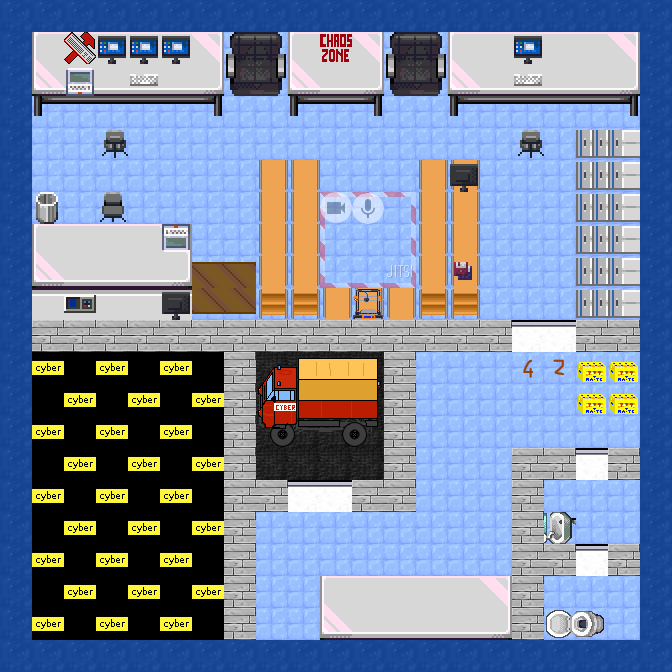

This game map was drawn from its Tiled (.tmx) file and the tilesets committed beside it. A one-line description and the trimmed map source follow:
An orthogonal 21x21 tile map with 32x32 px tiles, 6 tile layers (start, exit, jitsi, floor, ...), 7 tilesets.

<map version="1.8" tiledversion="1.8.4" orientation="orthogonal" renderorder="right-down" width="21" height="21" tilewidth="32" tileheight="32" infinite="0" nextlayerid="8" nextobjectid="1">
 <editorsettings>
  <export target="main.json" format="json" />
 </editorsettings>
 <tileset firstgid="1" name="floortileset" tilewidth="32" tileheight="32" tilecount="64" columns="8">
  <image source="floortileset.png" width="256" height="256" />
  <tile id="43">
   <properties>
    <property name="collides" type="bool" value="true" />
   </properties>
  </tile>
 </tileset>
 <tileset firstgid="65" name="chaos_zone_shared" tilewidth="32" tileheight="32" tilecount="2048" columns="32">
  <image source="chaos_zone_shared.png" width="1024" height="2048" />
  <tile id="705">
   <properties>
    <property name="collides" type="bool" value="true" />
   </properties>
  </tile>
 </tileset>
 <tileset firstgid="2113" name="haus_a" tilewidth="32" tileheight="32" tilecount="2048" columns="32">
  <image source="haus_a.png" width="1024" height="2048" />
  <tile id="160">
   <properties>
    <property name="collides" type="bool" value="true" />
   </properties>
  </tile>
 </tileset>
 <tileset firstgid="4161" name="doors" tilewidth="32" tileheight="32" tilecount="1024" columns="16">
  <image source="doors.png" width="512" height="2048" />
 </tileset>
 <tileset firstgid="5185" name="tilesets_deviant_milkian_1" tilewidth="32" tileheight="32" tilecount="256" columns="16">
  <image source="tilesets_deviant_milkian_1.png" width="512" height="512" />
  <tile id="62">
   <properties>
    <property name="collides" type="bool" value="true" />
   </properties>
  </tile>
  <tile id="78">
   <properties>
    <property name="collides" type="bool" value="true" />
   </properties>
  </tile>
  <tile id="96">
   <properties>
    <property name="collides" type="bool" value="true" />
   </properties>
  </tile>
  <tile id="120">
   <properties>
    <property name="collides" type="bool" value="true" />
   </properties>
  </tile>
  <tile id="121">
   <properties>
    <property name="collides" type="bool" value="true" />
   </properties>
  </tile>
  <tile id="128">
   <properties>
    <property name="collides" type="bool" value="true" />
   </properties>
  </tile>
  <tile id="129">
   <properties>
    <property name="collides" type="bool" value="true" />
   </properties>
  </tile>
  <tile id="130">
   <properties>
    <property name="collides" type="bool" value="true" />
   </properties>
  </tile>
  <tile id="131">
   <properties>
    <property name="collides" type="bool" value="true" />
   </properties>
  </tile>
  <tile id="136">
   <properties>
    <property name="collides" type="bool" value="true" />
   </properties>
  </tile>
  <tile id="137">
   <properties>
    <property name="collides" type="bool" value="true" />
   </properties>
  </tile>
  <tile id="144">
   <properties>
    <property name="collides" type="bool" value="true" />
   </properties>
  </tile>
  <tile id="145">
   <properties>
    <property name="collides" type="bool" value="true" />
   </properties>
  </tile>
  <tile id="146">
   <properties>
    <property name="collides" type="bool" value="true" />
   </properties>
  </tile>
  <tile id="147">
   <properties>
    <property name="collides" type="bool" value="true" />
   </properties>
  </tile>
  <tile id="152">
   <properties>
    <property name="collides" type="bool" value="true" />
   </properties>
  </tile>
  <tile id="153">
   <properties>
    <property name="collides" type="bool" value="true" />
   </properties>
  </tile>
  <tile id="154">
   <properties>
    <property name="collides" type="bool" value="true" />
   </properties>
  </tile>
  <tile id="155">
   <properties>
    <property name="collides" type="bool" value="true" />
   </properties>
  </tile>
  <tile id="156">
   <properties>
    <property name="collides" type="bool" value="true" />
   </properties>
  </tile>
  <tile id="157">
   <properties>
    <property name="collides" type="bool" value="true" />
   </properties>
  </tile>
  <tile id="160">
   <properties>
    <property name="collides" type="bool" value="true" />
   </properties>
  </tile>
  <tile id="168">
   <properties>
    <property name="collides" type="bool" value="true" />
   </properties>
  </tile>
  <tile id="169">
   <properties>
    <property name="collides" type="bool" value="true" />
   </properties>
  </tile>
  <tile id="170">
   <properties>
    <property name="collides" type="bool" value="true" />
   </properties>
  </tile>
  <tile id="212">
   <properties>
    <property name="collides" type="bool" value="true" />
   </properties>
  </tile>
  <tile id="216">
   <properties>
    <property name="collides" type="bool" value="true" />
   </properties>
  </tile>
  <tile id="228">
   <properties>
    <property name="collides" type="bool" value="true" />
   </properties>
  </tile>
 </tileset>
 <tileset firstgid="5441" name="storage" tilewidth="32" tileheight="32" tilecount="1024" columns="16">
  <image source="storage.png" width="512" height="2048" />
  <tile id="21">
   <properties>
    <property name="collides" type="bool" value="true" />
   </properties>
  </tile>
  <tile id="37">
   <properties>
    <property name="collides" type="bool" value="true" />
   </properties>
  </tile>
 </tileset>
 <tileset firstgid="6465" name="minideko" tilewidth="32" tileheight="32" tilecount="91" columns="7">
  <image source="minideko.png" width="224" height="416" />
 </tileset>
 <layer id="1" name="start" width="21" height="21">
  <properties>
   <property name="startLayer" type="bool" value="true" />
  </properties>
  <data>[441 cells, 2 non-empty, 1 distinct tile ids]</data>
 </layer>
 <layer id="6" name="exit" width="21" height="21">
  <properties>
   <property name="exitUrl" value="../main.json#entry-turm" />
  </properties>
  <data>[441 cells, 12 non-empty, 1 distinct tile ids]</data>
 </layer>
 <layer id="7" name="jitsi" width="21" height="21">
  <properties>
   <property name="jitsiRoom" value="HateotU_Tower" />
  </properties>
  <data>[441 cells, 9 non-empty, 1 distinct tile ids]</data>
 </layer>
 <layer id="2" name="floor" width="21" height="21">
  <data>[441 cells, 441 non-empty, 6 distinct tile ids]</data>
 </layer>
 <layer id="4" name="furniture" width="21" height="21">
  <data>[441 cells, 156 non-empty, 46 distinct tile ids]</data>
 </layer>
 <layer id="5" name="top" width="21" height="21">
  <data>[441 cells, 47 non-empty, 15 distinct tile ids]</data>
 </layer>
 <objectgroup id="3" name="floorLayer" />
</map>
